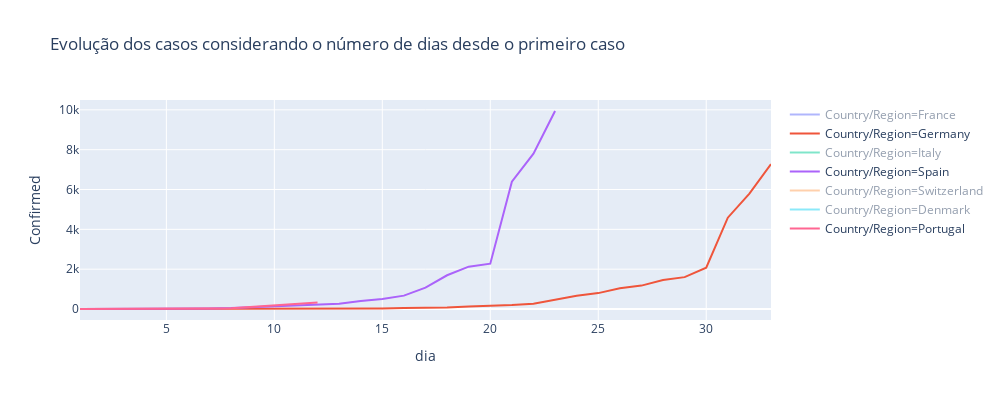

Write notebook code for a chart like this one.
### Code cell
fig = px.line(temp, x="dia", y="Confirmed", color = 'Country/Region',height=400,width=1000,
             title='Evolução dos casos considerando o número de dias desde o primeiro caso')
fig.show()

### Figure 1 — Plotly figure (JSON) as saved in the notebook; plotly's stock layout.template omitted (floating-point values rounded to 4 significant figures)
{"data": [{"hoverlabel": {"namelength": 0}, "hovertemplate": "Country/Region=France<br>dia=%{x}<br>Confirmed=%{y}", "legendgroup": "Country/Region=France", "line": {"color": "#636efa", "dash": "solid"}, "mode": "lines", "name": "Country/Region=France", "showlegend": true, "type": "scatter", "visible": "legendonly", "x": [1, 2, 3, 4, 5, 6, 7, 8, 9, 10, 11, 12, 13, 14, 15, 16, 17, 18, 19, 20, 21, 22, 23, 24, 25, 26, 27, 28, 29, 30, 31], "xaxis": "x", "y": [2, 3, 3, 3, 4, 5, 5, 5, 6, 11, 11, 12, 14, 18, 38, 57, 100, 130, 191, 204, 285, 377, 653, 949, 1126, 1209, 1784, 3661, 4469, 4499, 6633], "yaxis": "y"}, {"hoverlabel": {"namelength": 0}, "hovertemplate": "Country/Region=Germany<br>dia=%{x}<br>Confirmed=%{y}", "legendgroup": "Country/Region=Germany", "line": {"color": "#EF553B", "dash": "solid"}, "mode": "lines", "name": "Country/Region=Germany", "showlegend": true, "type": "scatter", "x": [1, 2, 3, 4, 5, 6, 7, 8, 9, 10, 11, 12, 13, 14, 15, 16, 17, 18, 19, 20, 21, 22, 23, 24, 25, 26, 27, 28, 29, 30, 31, 32, 33], "xaxis": "x", "y": [4, 4, 4, 5, 8, 10, 12, 13, 14, 16, 16, 16, 16, 17, 27, 46, 48, 79, 130, 159, 196, 262, 482, 670, 799, 1040, 1176, 1457, 1600, 2078, 4585, 5795, 7272], "yaxis": "y"}, {"hoverlabel": {"namelength": 0}, "hovertemplate": "Country/Region=Italy<br>dia=%{x}<br>Confirmed=%{y}", "legendgroup": "Country/Region=Italy", "line": {"color": "#00cc96", "dash": "solid"}, "mode": "lines", "name": "Country/Region=Italy", "showlegend": true, "type": "scatter", "visible": "legendonly", "x": [1, 2, 3, 4, 5, 6, 7, 8, 9, 10, 11, 12, 13, 14, 15, 16, 17, 18, 19, 20, 21, 22, 23, 24], "xaxis": "x", "y": [2, 3, 20, 62, 155, 229, 322, 453, 655, 888, 1128, 1694, 2036, 2502, 3089, 3858, 4636, 5883, 7375, 9172, 10149, 17660, 24747, 27980], "yaxis": "y"}, {"hoverlabel": {"namelength": 0}, "hovertemplate": "Country/Region=Spain<br>dia=%{x}<br>Confirmed=%{y}", "legendgroup": "Country/Region=Spain", "line": {"color": "#ab63fa", "dash": "solid"}, "mode": "lines", "name": "Country/Region=Spain", "showlegend": true, "type": "scatter", "x": [1, 2, 3, 4, 5, 6, 7, 8, 9, 10, 11, 12, 13, 14, 15, 16, 17, 18, 19, 20, 21, 22, 23], "xaxis": "x", "y": [1, 2, 2, 6, 13, 15, 32, 45, 84, 120, 165, 222, 259, 400, 500, 673, 1073, 1695, 2128, 2277, 6391, 7798, 9942], "yaxis": "y"}, {"hoverlabel": {"namelength": 0}, "hovertemplate": "Country/Region=Switzerland<br>dia=%{x}<br>Confirmed=%{y}", "legendgroup": "Country/Region=Switzerland", "line": {"color": "#FFA15A", "dash": "solid"}, "mode": "lines", "name": "Country/Region=Switzerland", "showlegend": true, "type": "scatter", "visible": "legendonly", "x": [1, 2, 3, 4, 5, 6, 7, 8, 9, 10, 11, 12, 13, 14, 15, 16], "xaxis": "x", "y": [1, 8, 18, 27, 42, 56, 90, 114, 214, 268, 337, 374, 491, 1139, 1359, 2200], "yaxis": "y"}, {"hoverlabel": {"namelength": 0}, "hovertemplate": "Country/Region=Denmark<br>dia=%{x}<br>Confirmed=%{y}", "legendgroup": "Country/Region=Denmark", "line": {"color": "#19d3f3", "dash": "solid"}, "mode": "lines", "name": "Country/Region=Denmark", "showlegend": true, "type": "scatter", "visible": "legendonly", "x": [1, 2, 3, 4, 5, 6, 7, 8, 9, 10, 11, 12, 13, 14], "xaxis": "x", "y": [1, 3, 4, 6, 10, 23, 35, 90, 262, 801, 615, 827, 864, 914], "yaxis": "y"}, {"hoverlabel": {"namelength": 0}, "hovertemplate": "Country/Region=Portugal<br>dia=%{x}<br>Confirmed=%{y}", "legendgroup": "Country/Region=Portugal", "line": {"color": "#FF6692", "dash": "solid"}, "mode": "lines", "name": "Country/Region=Portugal", "showlegend": true, "type": "scatter", "x": [1, 2, 3, 4, 5, 6, 7, 8, 9, 10, 11, 12], "xaxis": "x", "y": [2, 2, 5, 8, 13, 20, 30, 41, 112, 169, 245, 331], "yaxis": "y"}], "layout": {"height": 400, "legend": {"tracegroupgap": 0}, "title": {"text": "Evolução dos casos considerando o número de dias desde o primeiro caso"}, "width": 1000, "xaxis": {"anchor": "y", "autorange": true, "domain": [0, 1], "range": [1, 33], "title": {"text": "dia"}, "type": "linear"}, "yaxis": {"anchor": "x", "autorange": true, "domain": [0, 1], "range": [-551.3, 10490.0], "title": {"text": "Confirmed"}, "type": "linear"}}}
